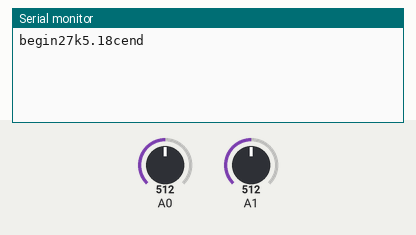
Simulated run of this sketch. Board: Arduino Uno, built with avr-gcc and run on an emulated ATmega328P. Shown: the last lines printed to the serial monitor. Inputs (shaded band) come from the test bench; at power-on: A0 = 512, A1 = 512.

Above: at 1.2 s.
1.3 s: A0 set to 738
At 2.5 s:
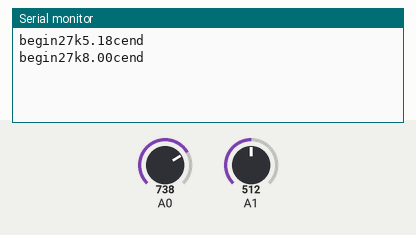
2.8 s: A0 set to 758
At 3.9 s:
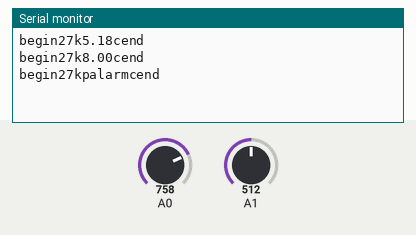
6.0 s: A1 set to 886
At 7.2 s:
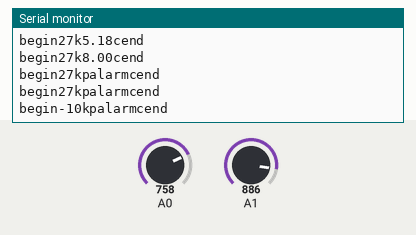
7.5 s: A1 set to 914
At 8.6 s:
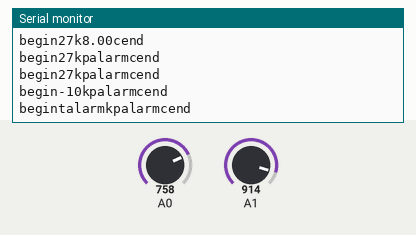

The sketch:

digitalsensorsUSB_BT.ino
```cpp
#define B 3950 // B-коэффициент
#define SERIAL_R 39000 // сопротивление постоянного резистора, 39 кОм
#define THERMISTOR_R 43000 // номинальное сопротивления термистора, 43 кОм
#define NOMINAL_T 25 // номинальная температура (при которой сопротивление термистора = 43 кОм)

void setup() {
  Serial.begin(9600);
  pinMode(A0,INPUT);  //режим пина А0 с подтяжкой по питанию, чтение напряжения, датчик давления
  pinMode(A1,INPUT);  //пин А1, чтение с него напряжения, термистор/датчик температуры
 }

void loop() {

//Чтение, обработка и пересчет показаний с термистора NTC, пин А1 (взято из инета)
    int t = analogRead(A1);
    // float v1 = (float)(t * 5.0) / 1024;      //напряжение на пине датчика температуры
    float tr = 1023.0 / t - 1;
    tr = SERIAL_R / tr;
    float st;
    st = tr / THERMISTOR_R; // (R/Ro)
    st = log(st); // ln(R/Ro)
    st /= B; // 1/B * ln(R/Ro)
    st += 1.0 / (NOMINAL_T + 273.15); // + (1/To)
    st = 1.0 / st; // Invert
    st -= 273.15;

  //const float BETA = 3950; // should match the Beta Coefficient of the thermistor
  //double celsius = 1 / (log(1 / (1023. / tempraw - 1)) / BETA + 1.0 / 298.15) - 273.15;

  // float v2 = (float)(analogRead(A0) * 5.0) / 1024;      //напряжение на пине датчика давления
  float Pressure=map(analogRead(A0),96,920,0,150);      //давление в psi, пересчет дан для датчика на 150psi, заменить последнее число в map на значение датчика
  float bar = Pressure*0.069;                           //пересчет давления в Бар
  float kpa = Pressure*6.9/100;                         //пересчет давления в кПа


  Serial.print("begin");
  if (analogRead(A1)>900)
  {Serial.print("talarm");
    Serial.print("k");}
   else
   {Serial.print(st,0); //вывод значения температуры в градусах цельсия в serial порт
    Serial.print("k"); }

  if (analogRead(A0)>750)
  {Serial.print("palarm");
   Serial.print("c");}
  else
  {Serial.print(kpa,2); //вывод значения давления в kPa в serial порт (вместо kpa поставить необходимую переменную bar или Pressure)
  Serial.print("c");}
  Serial.println("end");
  delay(1500); //задержка с которой происходит обновлние значений температуры и давления
}
```

Measured:
- the behaviour switches between 750 and 751 on A0 (found by bisection; images 1 and 2)
- the behaviour switches between 900 and 901 on A1 (found by bisection; images 3 and 4)
- after the input at 1.3 s, the serial monitor: prints a new line after 0.20 s (image 1)
- after the input at 2.8 s, the serial monitor: prints a new line after 0.20 s (image 2)
- after the input at 6.0 s, the serial monitor: prints a new line at once (image 3)
- after the input at 7.5 s, the serial monitor: prints a new line at once (image 4)
